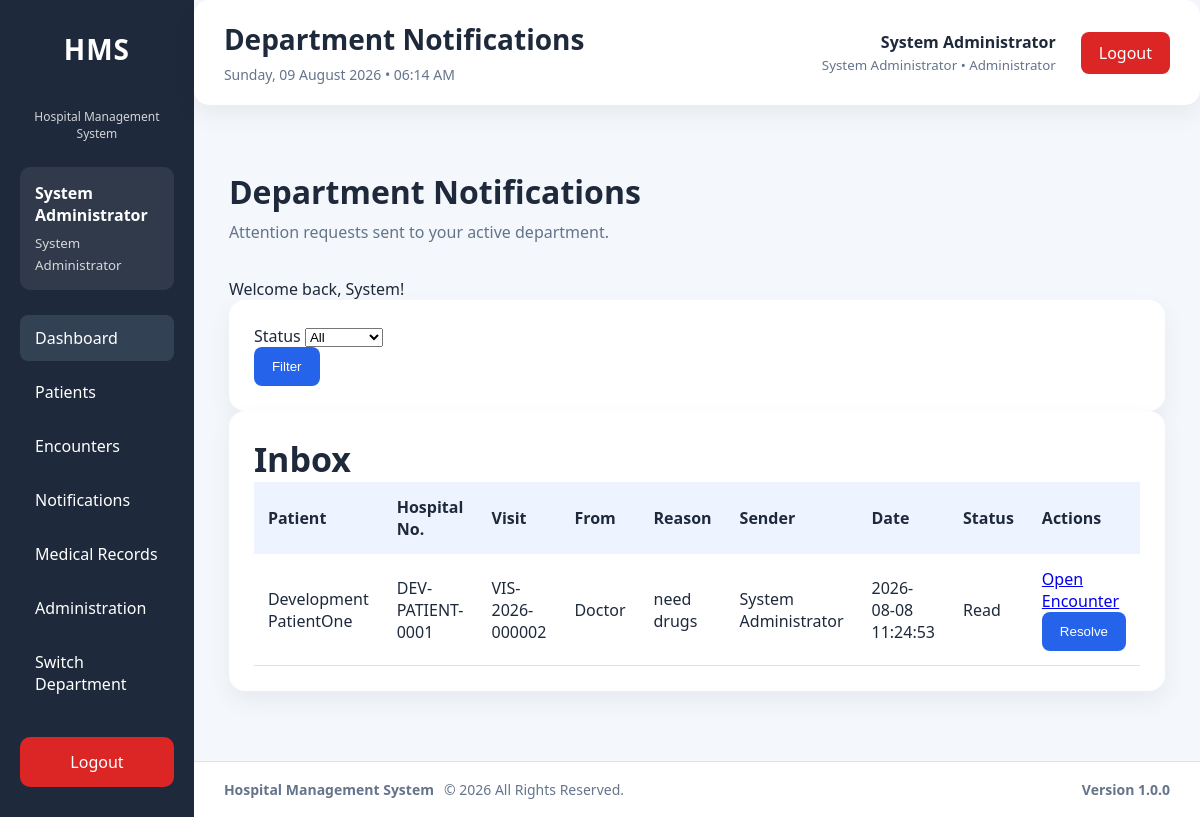
The page /modules/department_notifications/index.php (signed in) on the database as committed earlier.
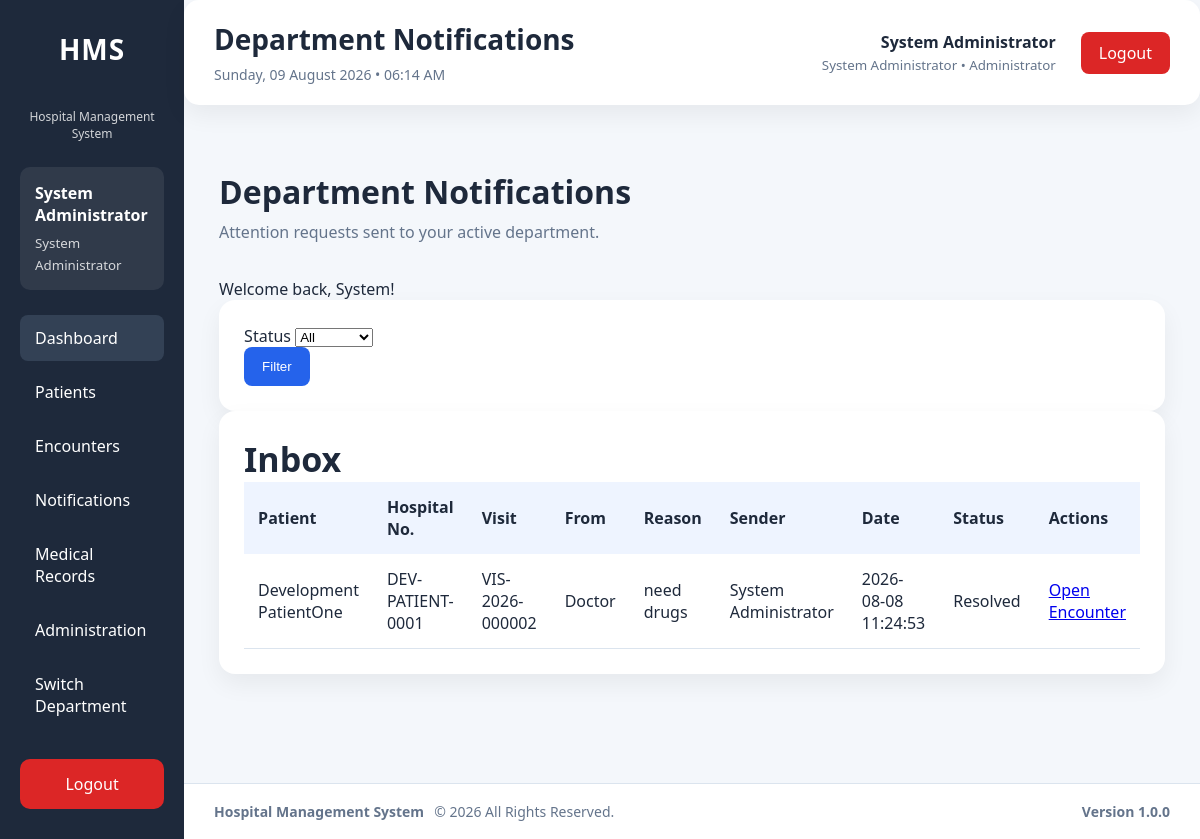
The same page on the database as committed later.
### tables this page shows
CREATE TABLE `department_notifications` (
  `id` bigint(20) NOT NULL AUTO_INCREMENT,
  `visit_id` int(11) NOT NULL,
  `patient_id` int(11) NOT NULL,
  `from_department_id` int(11) DEFAULT NULL,
  `to_department_id` int(11) NOT NULL,
  `sent_by` int(11) NOT NULL,
  `reason` text NOT NULL,
  `status` enum('Unread','Read','Resolved') NOT NULL DEFAULT 'Unread',
  `created_at` datetime NOT NULL DEFAULT current_timestamp(),
  `read_by` int(11) DEFAULT NULL,
  `read_at` datetime DEFAULT NULL,
  `resolved_by` int(11) DEFAULT NULL,
  `resolved_at` datetime DEFAULT NULL,
  PRIMARY KEY (`id`),
  KEY `idx_department_notifications_to_status` (`to_department_id`,`status`,`created_at`),
  KEY `idx_department_notifications_visit` (`visit_id`,`created_at`),
  KEY `idx_department_notifications_patient` (`patient_id`,`created_at`),
  KEY `idx_department_notifications_sender` (`sent_by`,`created_at`),
  KEY `fk_department_notifications_from_department` (`from_department_id`),
  KEY `fk_department_notifications_read_by` (`read_by`),
  KEY `fk_department_notifications_resolved_by` (`resolved_by`),
  CONSTRAINT `fk_department_notifications_from_department` FOREIGN KEY (`from_department_id`) REFERENCES `departments` (`id`) ON DELETE SET NULL ON UPDATE CASCADE,
  CONSTRAINT `fk_department_notifications_patient` FOREIGN KEY (`patient_id`) REFERENCES `patients` (`id`) ON UPDATE CASCADE,
  CONSTRAINT `fk_department_notifications_read_by` FOREIGN KEY (`read_by`) REFERENCES `users` (`id`) ON UPDATE CASCADE,
  CONSTRAINT `fk_department_notifications_resolved_by` FOREIGN KEY (`resolved_by`) REFERENCES `users` (`id`) ON UPDATE CASCADE,
  CONSTRAINT `fk_department_notifications_sent_by` FOREIGN KEY (`sent_by`) REFERENCES `users` (`id`) ON UPDATE CASCADE,
  CONSTRAINT `fk_department_notifications_to_department` FOREIGN KEY (`to_department_id`) REFERENCES `departments` (`id`) ON UPDATE CASCADE,
  CONSTRAINT `fk_department_notifications_visit` FOREIGN KEY (`visit_id`) REFERENCES `visits` (`id`) ON UPDATE CASCADE
);

CREATE TABLE `departments` (
  `id` int(11) NOT NULL AUTO_INCREMENT,
  `department_name` varchar(100) NOT NULL,
  `department_code` varchar(30) NOT NULL,
  `description` text DEFAULT NULL,
  `location` varchar(150) DEFAULT NULL,
  `contact_extension` varchar(30) DEFAULT NULL,
  `department_type` enum('Clinical','Administrative','Diagnostic','Support') NOT NULL DEFAULT 'Support',
  `queue_enabled` tinyint(1) NOT NULL DEFAULT 1,
  `is_active` tinyint(1) NOT NULL DEFAULT 1,
  `display_order` int(11) NOT NULL DEFAULT 0,
  `created_at` timestamp NOT NULL DEFAULT current_timestamp(),
  `updated_at` timestamp NULL DEFAULT NULL ON UPDATE current_timestamp(),
  PRIMARY KEY (`id`),
  UNIQUE KEY `uq_departments_name` (`department_name`),
  UNIQUE KEY `uq_departments_code` (`department_code`),
  KEY `idx_departments_active` (`is_active`),
  KEY `idx_departments_type` (`department_type`),
  KEY `idx_departments_queue` (`queue_enabled`)
);

CREATE TABLE `patients` (
  `id` int(11) NOT NULL AUTO_INCREMENT,
  `hospital_number` varchar(30) DEFAULT NULL,
  `first_name` varchar(100) NOT NULL,
  `normalized_first_name` varchar(100) DEFAULT NULL,
  `middle_name` varchar(100) DEFAULT NULL,
  `normalized_middle_name` varchar(100) DEFAULT NULL,
  `last_name` varchar(100) NOT NULL,
  `normalized_last_name` varchar(100) DEFAULT NULL,
  `gender` enum('Male','Female','Other','Unknown') NOT NULL,
  `date_of_birth` date NOT NULL,
  `marital_status` varchar(30) DEFAULT NULL,
  `occupation` varchar(100) DEFAULT NULL,
  `phone` varchar(20) DEFAULT NULL,
  `normalized_phone` varchar(30) DEFAULT NULL,
  `email` varchar(150) DEFAULT NULL,
  `normalized_email` varchar(150) DEFAULT NULL,
  `address` text DEFAULT NULL,
  `state_of_origin` varchar(100) DEFAULT NULL,
  `nationality` varchar(100) DEFAULT NULL,
  `blood_group` varchar(5) DEFAULT NULL,
  `genotype` varchar(5) DEFAULT NULL,
  `allergies` text DEFAULT NULL,
  `next_of_kin` varchar(150) DEFAULT NULL,
  `next_of_kin_relationship` varchar(100) DEFAULT NULL,
  `next_of_kin_phone` varchar(20) DEFAULT NULL,
  `registered_by` int(11) DEFAULT NULL,
  `demographic_version` int(11) NOT NULL DEFAULT 1,
  `created_at` timestamp NOT NULL DEFAULT current_timestamp(),
  `updated_at` timestamp NULL DEFAULT NULL ON UPDATE current_timestamp(),
  PRIMARY KEY (`id`),
  UNIQUE KEY `uq_patients_hospital_number` (`hospital_number`),
  KEY `idx_patients_last_name` (`last_name`),
  KEY `idx_patients_first_name` (`first_name`),
  KEY `idx_patients_phone` (`phone`),
  KEY `idx_patients_registered_by` (`registered_by`),
  KEY `idx_patients_demographic_version` (`id`,`demographic_version`),
  KEY `idx_patients_normalized_name` (`normalized_last_name`,`normalized_first_name`,`date_of_birth`),
  KEY `idx_patients_normalized_phone` (`normalized_phone`),
  KEY `idx_patients_normalized_email` (`normalized_email`),
  KEY `idx_patients_dob_normalized_name` (`date_of_birth`,`normalized_last_name`,`normalized_first_name`),
  CONSTRAINT `fk_patients_registered_by` FOREIGN KEY (`registered_by`) REFERENCES `users` (`id`) ON DELETE SET NULL ON UPDATE CASCADE
);

CREATE TABLE `visits` (
  `id` int(11) NOT NULL AUTO_INCREMENT,
  `visit_number` varchar(30) NOT NULL,
  `patient_id` int(11) NOT NULL,
  `visit_date` datetime NOT NULL,
  `visit_type` enum('Outpatient','Inpatient','Emergency','Referral') NOT NULL DEFAULT 'Outpatient',
  `current_department_id` int(11) DEFAULT NULL,
  `attending_doctor_id` int(11) DEFAULT NULL,
  `queue_number` int(11) DEFAULT NULL,
  `current_department_received_status` enum('Pending','Received') NOT NULL DEFAULT 'Pending',
  `current_department_received_by` int(11) DEFAULT NULL,
  `current_department_received_at` datetime DEFAULT NULL,
  `visit_status` enum('Waiting','Reception','Records','Nursing','Doctor','Laboratory','X-Ray','Pharmacy','Physiotherapy','Theatre','Accounts','Store','Completed','Cancelled') NOT NULL DEFAULT 'Waiting',
  `created_by` int(11) DEFAULT NULL,
  `created_at` timestamp NOT NULL DEFAULT current_timestamp(),
  `updated_at` timestamp NULL DEFAULT NULL ON UPDATE current_timestamp(),
  PRIMARY KEY (`id`),
  UNIQUE KEY `uq_visits_number` (`visit_number`),
  KEY `idx_visits_patient` (`patient_id`),
  KEY `idx_visits_department` (`current_department_id`),
  KEY `idx_visits_doctor` (`attending_doctor_id`),
  KEY `idx_visits_department_receive` (`current_department_id`,`current_department_received_status`),
  KEY `idx_visits_creator` (`created_by`),
  KEY `idx_visits_status` (`visit_status`),
  KEY `idx_visits_date` (`visit_date`),
  KEY `fk_visits_received_by` (`current_department_received_by`),
  CONSTRAINT `fk_visits_created_by` FOREIGN KEY (`created_by`) REFERENCES `users` (`id`) ON DELETE SET NULL ON UPDATE CASCADE,
  CONSTRAINT `fk_visits_department` FOREIGN KEY (`current_department_id`) REFERENCES `departments` (`id`) ON DELETE SET NULL ON UPDATE CASCADE,
  CONSTRAINT `fk_visits_doctor` FOREIGN KEY (`attending_doctor_id`) REFERENCES `users` (`id`) ON DELETE SET NULL ON UPDATE CASCADE,
  CONSTRAINT `fk_visits_patient` FOREIGN KEY (`patient_id`) REFERENCES `patients` (`id`) ON UPDATE CASCADE,
  CONSTRAINT `fk_visits_received_by` FOREIGN KEY (`current_department_received_by`) REFERENCES `users` (`id`) ON DELETE SET NULL ON UPDATE CASCADE
);

### config/auth.php (called while the page is built, shortened)
<?php
require_once __DIR__ . '/../services/SessionService.php';
$sessionService = new SessionService();
$sessionService->requireLogin();
$currentUser = $sessionService->user();

### services/SessionService.php (called while the page is built, shortened)
<?php
class SessionService
{
    public function user(): ?array
    {
        return $_SESSION['user'] ?? null;
    }
}

### config/helpers.php (called while the page is built, shortened)
<?php
function e($value): string
{
    return htmlspecialchars(
        (string)$value,
        ENT_QUOTES,
        'UTF-8'
    );
}

### services/DepartmentNotificationService.php (called while the page is built, shortened)
<?php
class DepartmentNotificationService
{
    public function listForDepartment(int $departmentId, string $status = ''): array
    {
        $params = [':department_id' => $departmentId];
        $where = ' WHERE n.to_department_id = :department_id';
        $stmt = $this->pdo->prepare($this->baseSelect() . $where . ' ORDER BY n.created_at DESC, n.id DESC');
        $stmt->execute($params);
        return $stmt->fetchAll(PDO::FETCH_ASSOC);
    }
    private function baseSelect(): string
    {
        return '
            SELECT n.*,
                   p.hospital_number,
                   p.first_name,
                   p.last_name,
                   v.visit_number,
                   v.visit_status,
                   from_d.department_name AS from_department_name,
                   to_d.department_name AS to_department_name,
                   CONCAT(sender.first_name, " ", sender.last_name) AS sender_name,
                   CONCAT(reader.first_name, " ", reader.last_name) AS read_by_name,
                   CONCAT(resolver.first_name, " ", resolver.last_name) AS resolved_by_name
            FROM department_notifications n
            INNER JOIN patients p ON p.id = n.patient_id
            INNER JOIN visits v ON v.id = n.visit_id
            LEFT JOIN departments from_d ON from_d.id = n.from_department_id
            INNER JOIN departments to_d ON to_d.id = n.to_department_id
            INNER JOIN users sender ON sender.id = n.sent_by
            LEFT JOIN users reader ON reader.id = n.read_by
            LEFT JOIN users resolver ON resolver.id = n.resolved_by
        ';
    }
}

### modules/department_notifications/index.php (the view, shortened to what the changed rows need)
<?php
$pageTitle = 'Department Notifications';
require_once __DIR__ . '/../../config/auth.php';
require_once __DIR__ . '/../../config/database.php';
require_once __DIR__ . '/../../config/helpers.php';
require_once __DIR__ . '/../../services/DepartmentNotificationService.php';
$departmentId = (int)($currentUser['active_department_id'] ?? $_SESSION['active_department_id'] ?? $currentUser['department_id'] ?? 0);
$status = (string)($_GET['status'] ?? '');
$service = new DepartmentNotificationService($pdo);
$notifications = $departmentId > 0 ? $service->listForDepartment($departmentId, $status) : [];
require_once __DIR__ . '/../../layouts/header.php';
require_once __DIR__ . '/../../layouts/sidebar.php';
?>
<div class="main-container">
<?php require_once __DIR__ . '/../../layouts/navbar.php'; ?>
<main class="content">
    <div class="page-header">
        <div>
            <h1>Department Notifications</h1>
        </div>
    </div>
    <?php if ($departmentId <= 0): ?>
        <div class="card alert-warning">
            Select an active department before viewing department notifications.
        </div>
    <?php else: ?>
        <div class="card">
            <h2>Inbox</h2>
            <?php if ($notifications === []): ?>
                <p>No notifications found.</p>
            <?php else: ?>
                <div class="table-responsive">
                    <table>
                        <thead>
                            <tr>
                                <th>Patient</th>
                                <th>Hospital No.</th>
                                <th>Visit</th>
                                <th>From</th>
                                <th>Reason</th>
                                <th>Sender</th>
                                <th>Date</th>
                                <th>Status</th>
                                <th>Actions</th>
                            </tr>
                        </thead>
                        <tbody>
                            <?php foreach ($notifications as $notification): ?>
                                <tr>
                                    <td><?= e((string)$notification['first_name']) ?> <?= e((string)$notification['last_name']) ?></td>
                                    <td><?= e((string)$notification['hospital_number']) ?></td>
                                    <td><?= e((string)$notification['visit_number']) ?></td>
                                    <td><?= e((string)($notification['from_department_name'] ?? 'Unknown')) ?></td>
                                    <td><?= nl2br(e((string)$notification['reason'])) ?></td>
                                    <td><?= e((string)$notification['sender_name']) ?></td>
                                    <td><?= e((string)$notification['created_at']) ?></td>
                                    <td><?= e((string)$notification['status']) ?></td>
                                    <td>
                                        <a class="btn-secondary" href="../visits/workspace.php?id=<?= (int)$notification['visit_id'] ?>">Open Encounter</a>
                                        <?php if ((string)$notification['status'] !== 'Resolved'): ?>
                                            <form method="post" action="resolve.php" style="display:inline">
                                                <button class="btn-primary" type="submit">Resolve</button>
                                            </form>
                                        <?php endif; ?>
                                    </td>
                                </tr>
                            <?php endforeach; ?>
                        </tbody>
                    </table>
                </div>
            <?php endif; ?>
        </div>
    <?php endif; ?>
</main>
<?php require_once __DIR__ . '/../../layouts/footer.php'; ?>

### layouts/sidebar.php (shortened to what the changed rows need)
<?php
if ($currentUser && isset($pdo)) {
    require_once __DIR__ . '/../services/DepartmentNotificationService.php';
}
?>
<aside class="sidebar">
    <div class="sidebar-header">
        <h2>HMS</h2>
    </div>
    <?php if ($currentUser): ?>
        <div class="sidebar-user">
            <strong>
                <?= e($currentUser['first_name']) ?>
                <?= e($currentUser['last_name']) ?>
            </strong>
            <small>
                <?= e($currentUser['role_name']) ?>
            </small>
        </div>
    <?php endif; ?>
</aside>
<div class="main-container">

### layouts/navbar.php (shortened to what the changed rows need)
<?php
$currentUser ??= [];
?>
<header class="navbar">
    <div class="navbar-left">
        <h1>
            <?= e($pageTitle ?? 'Hospital Management System') ?>
        </h1>
    </div>
    <div class="navbar-right">
        <div class="navbar-user">
            <div class="user-details">
                <strong>
                    <?= e($currentUser['first_name'] ?? '') ?>
                    <?= e($currentUser['last_name'] ?? '') ?>
                </strong>
                <small>
                    <?= e($currentUser['role_name'] ?? '') ?>
                    •
                    <?= e($currentUser['active_department_name'] ?? $currentUser['department_name'] ?? '') ?>
                </small>
            </div>
        </div>
    </div>
</header>

Rows that differ between the two databases and show on the page:
changed department_notifications "need drugs": status "Read" → "Resolved"; no longer shows "Resolve"
